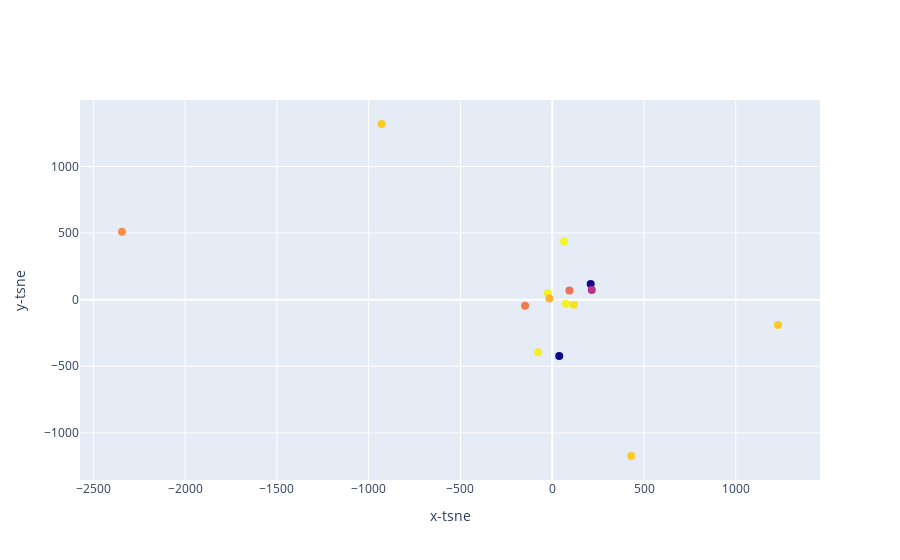

Notebook code cell kept with this figure:
### Code cell
not_top_songs(df_new)

### Figure 1 — Plotly figure (JSON) as saved in the notebook; plotly's stock layout.template omitted (floating-point values rounded to 4 significant figures)
{"data": [{"marker": {"color": [-6.09, -5.843, -7.23, -6.312, -10.07, -8.279, -5.934, -5.892, -5.944, -10.11, -7.365, -7.005, -6.318, -6.593, -6.319], "size": 8}, "mode": "markers", "text": ["Post Malone - rockstar (feat. 21 Savage)", "Post Malone - Better Now", "Juice WRLD - Lucid Dreams", "Ed Sheeran - Perfect", "XXXTENTACION - changes", "Sam Smith - Too Good At Goodbyes", "Ariana Grande - God is a woman", "David Guetta - Flames", "Post Malone - Candy Paint", "Billie Eilish - lovely (with Khalid)", "Ed Sheeran - Perfect Duet (Ed Sheeran & Beyonc?)", "Zac Efron - Rewrite The Stars", "Clean Bandit - I Miss You (feat. Julia Michaels)", "ZAYN - Dusk Till Dawn - Radio Edit", "Dean Lewis - Be Alright"], "type": "scatter", "x": [118.3, 64.43, -148.1, 431.0, 209.6, 215.4, -76.8, -23.63, 74.66, 38.33, 93.73, -2344.0, -929.3, -15.26, 1230.0], "y": [-38.28, 435.9, -45.11, -1174.0, 117.4, 73.3, -394.6, 45.84, -30.01, -423.0, 69.59, 509.7, 1319.0, 8.19, -190.2]}], "layout": {"xaxis": {"title": {"text": "x-tsne"}}, "yaxis": {"title": {"text": "y-tsne"}}}}
